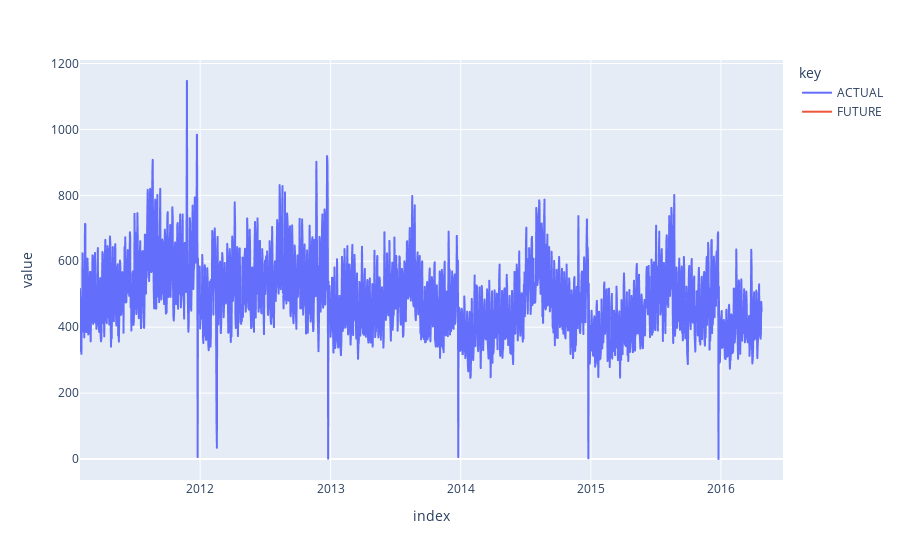

Notebook code for this chart:
### Code cell
# 1.0 THE FORECASTING PROCESS ----

# EXTEND THE DATA --- 

# Select a single id
id = unique_ids[1]

# Extend a signle timeseries
single_timeseries_extended_df = extend_single_timeseries_frame(
    data = walmart_sales_raw_df,
    id   = id,
    h    = 60
)
single_timeseries_extended_df

# Visualize the extended timeseries
px.line(
    single_timeseries_extended_df,
    y          = 'value',
    line_group = 'item_id',
    color      = 'key',
)

### Figure 1 — Plotly figure (JSON) as saved in the notebook; plotly's stock layout.template omitted (floating-point values rounded to 4 significant figures; data arrays with more than 128 entries replaced by an {"elided": "..."} marker saying what was removed)
{"data": [{"hovertemplate": "key=ACTUAL<br>item_id=FOODS_3_586<br>index=%{x}<br>value=%{y}<extra></extra>", "legendgroup": "ACTUAL", "line": {"color": "#636efa", "dash": "solid"}, "marker": {"symbol": "circle"}, "mode": "lines", "name": "ACTUAL", "showlegend": true, "type": "scattergl", "x": {"elided": "1913 str values"}, "xaxis": "x", "y": {"elided": "1913 int values"}, "yaxis": "y"}, {"hovertemplate": "key=FUTURE<br>item_id=FOODS_3_586<br>index=%{x}<br>value=%{y}<extra></extra>", "legendgroup": "FUTURE", "line": {"color": "#EF553B", "dash": "solid"}, "marker": {"symbol": "circle"}, "mode": "lines", "name": "FUTURE", "showlegend": true, "type": "scattergl", "x": ["2016-04-25T00:00:00", "2016-04-26T00:00:00", "2016-04-27T00:00:00", "2016-04-28T00:00:00", "2016-04-29T00:00:00", "2016-04-30T00:00:00", "2016-05-01T00:00:00", "2016-05-02T00:00:00", "2016-05-03T00:00:00", "2016-05-04T00:00:00", "2016-05-05T00:00:00", "2016-05-06T00:00:00", "2016-05-07T00:00:00", "2016-05-08T00:00:00", "2016-05-09T00:00:00", "2016-05-10T00:00:00", "2016-05-11T00:00:00", "2016-05-12T00:00:00", "2016-05-13T00:00:00", "2016-05-14T00:00:00", "2016-05-15T00:00:00", "2016-05-16T00:00:00", "2016-05-17T00:00:00", "2016-05-18T00:00:00", "2016-05-19T00:00:00", "2016-05-20T00:00:00", "2016-05-21T00:00:00", "2016-05-22T00:00:00", "2016-05-23T00:00:00", "2016-05-24T00:00:00", "2016-05-25T00:00:00", "2016-05-26T00:00:00", "2016-05-27T00:00:00", "2016-05-28T00:00:00", "2016-05-29T00:00:00", "2016-05-30T00:00:00", "2016-05-31T00:00:00", "2016-06-01T00:00:00", "2016-06-02T00:00:00", "2016-06-03T00:00:00", "2016-06-04T00:00:00", "2016-06-05T00:00:00", "2016-06-06T00:00:00", "2016-06-07T00:00:00", "2016-06-08T00:00:00", "2016-06-09T00:00:00", "2016-06-10T00:00:00", "2016-06-11T00:00:00", "2016-06-12T00:00:00", "2016-06-13T00:00:00", "2016-06-14T00:00:00", "2016-06-15T00:00:00", "2016-06-16T00:00:00", "2016-06-17T00:00:00", "2016-06-18T00:00:00", "2016-06-19T00:00:00", "2016-06-20T00:00:00", "2016-06-21T00:00:00", "2016-06-22T00:00:00", "2016-06-23T00:00:00"], "xaxis": "x", "y": [null, null, null, null, null, null, null, null, null, null, null, null, null, null, null, null, null, null, null, null, null, null, null, null, null, null, null, null, null, null, null, null, null, null, null, null, null, null, null, null, null, null, null, null, null, null, null, null, null, null, null, null, null, null, null, null, null, null, null, null], "yaxis": "y"}], "layout": {"legend": {"title": {"text": "key"}, "tracegroupgap": 0}, "margin": {"t": 60}, "xaxis": {"anchor": "y", "domain": [0, 1], "title": {"text": "index"}}, "yaxis": {"anchor": "x", "domain": [0, 1], "title": {"text": "value"}}}}
